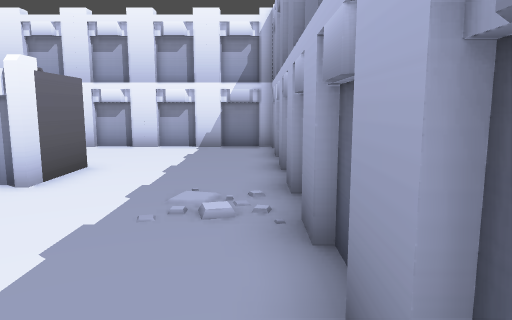
view 1 (above)

21 first-person views from a walk through a level from a Godot 3-D game. The camera is 1.2 m above the floor, tilts 8° down and sees 70° across. The floor is counted in squares, 1 m on a side. Each view is taken from the middle of a square. On the plan, view 1 faces up. The plan holds only what a view shows up to about 15 squares ahead; the rest is blank. The place goes on beyond the plan.

view 2
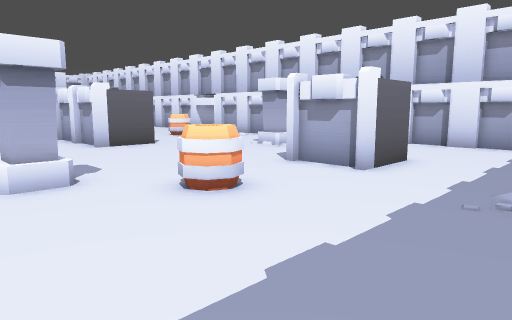

view 3
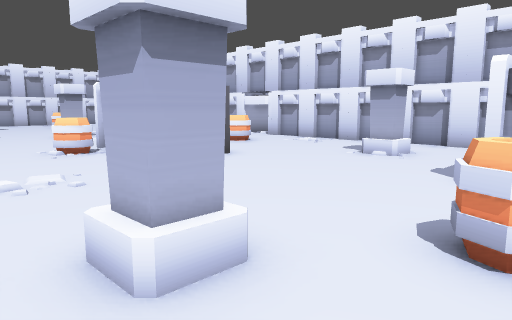

view 4
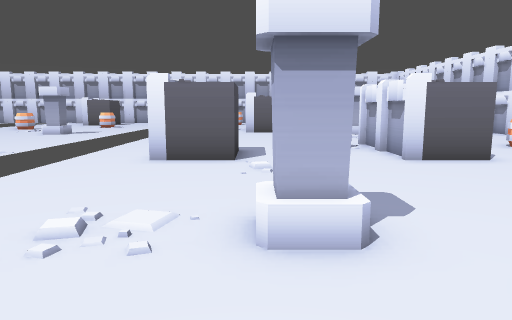

view 5
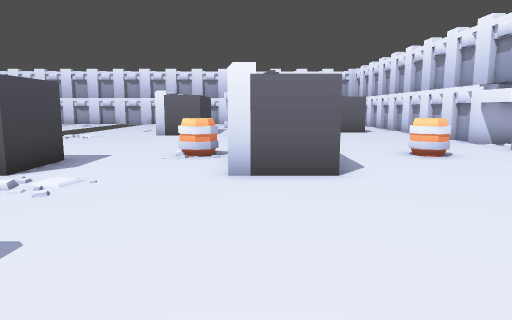

view 6
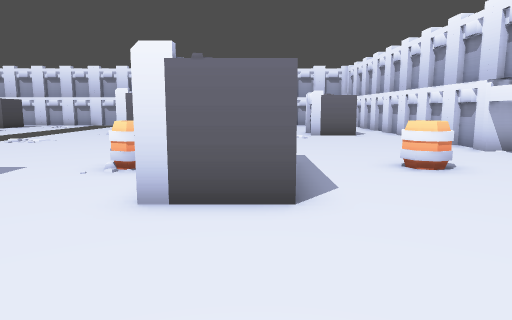

view 7
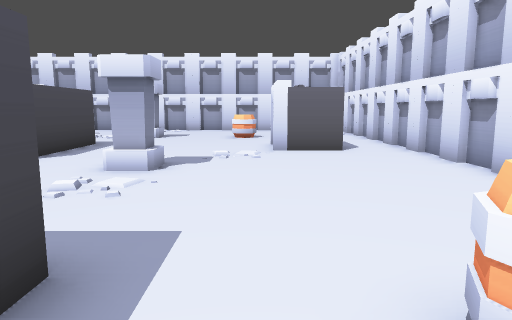

view 8
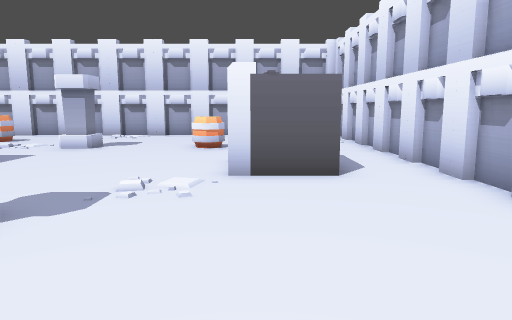

view 9
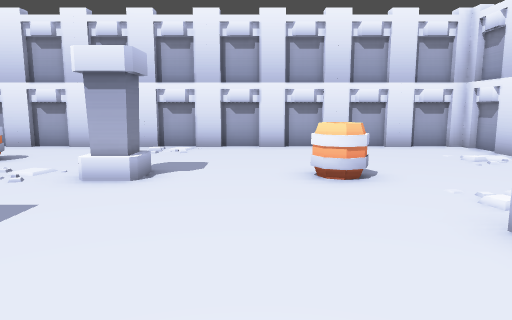

view 10
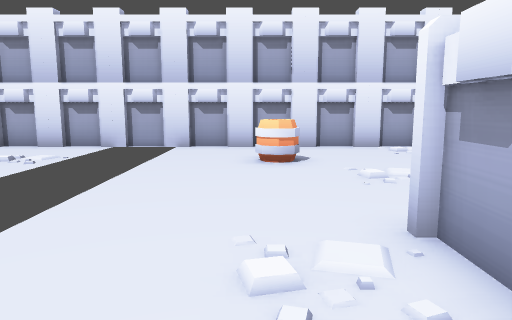

view 11
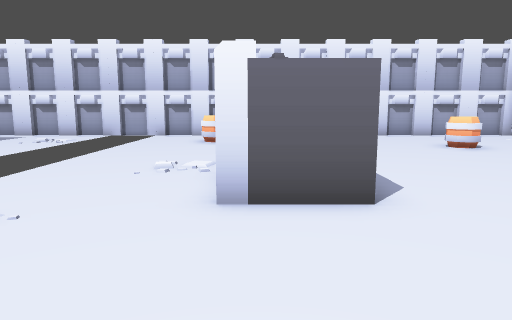

view 12
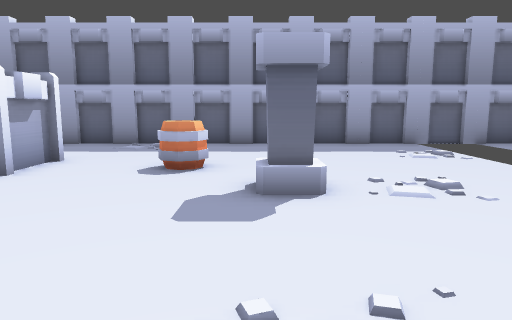

view 13
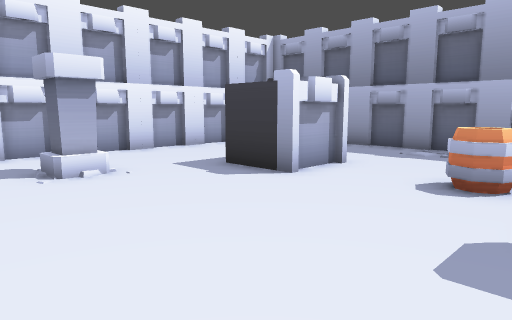

view 14
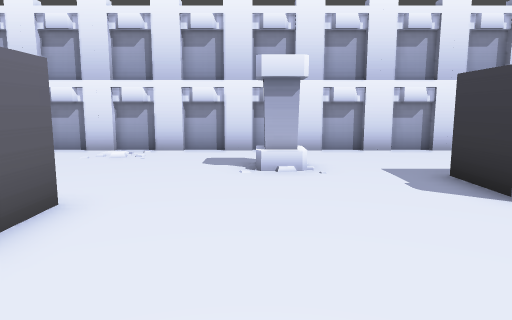

view 15
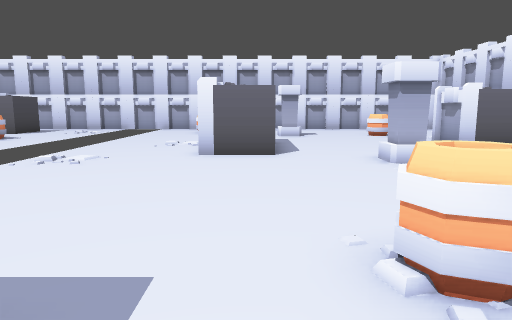

view 16
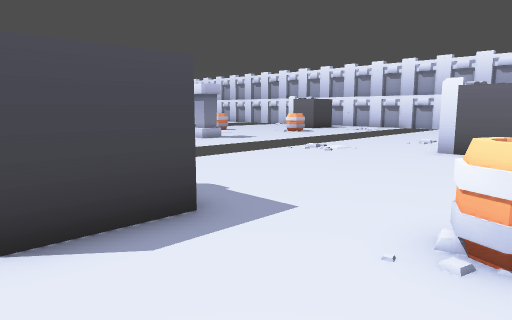

view 17
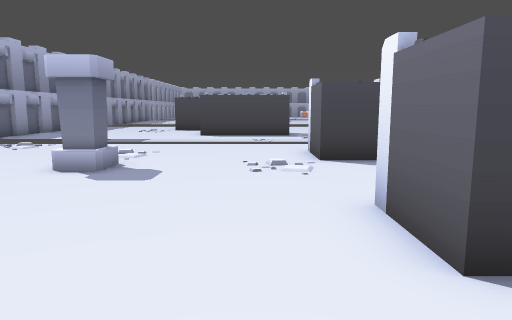

view 18
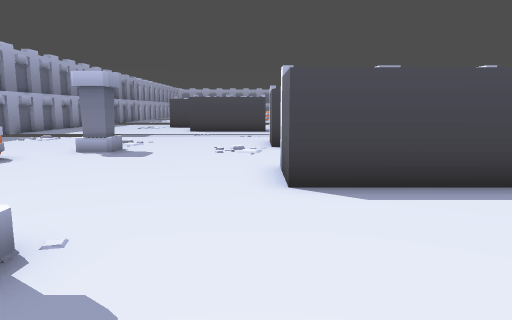

view 19
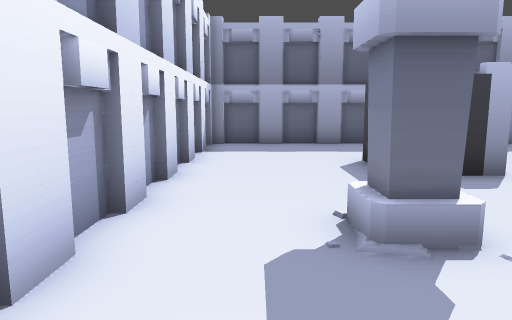

view 20
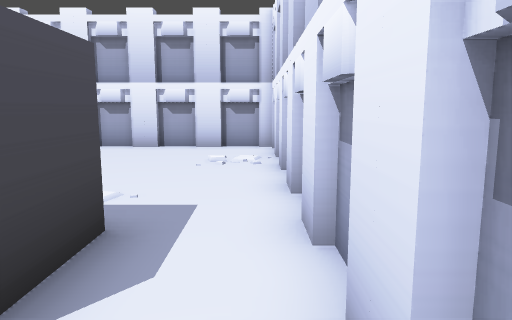

view 21
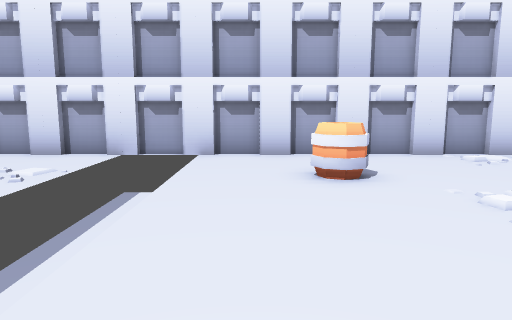

### Floor plan
Points are (right, up) in squares from view 1. A wall is a line through its corners. A room is listed if a view was taken in it or the views show most of it. See-through windows are left out.
Room 1 (views 1, 2, 3, 4, 5, 6, 7, 8, 9, 10, 11, 12, 13, 14, 15, 16, 17, 18, 19, 20, 21)
walls: (-14.2, 3.7) (-15.4, 3.7); (-15.5, 5.5) (-11.5, 5.5) (-11.5, 3.5) (-15.5, 3.5); (-13.6, -0.5) (-11.5, -0.5) (-11.5, -2.5); (-21.5, 1.6) (-21.5, -0.5); (-11.9, 3.7) (-13.4, 3.7); (-24.1, -0.5) (-24.9, -0.5); (-24.2, -0.3) (-25.4, -0.3); (-25.5, 1.5) (-22.1, 1.5); (-23.9, 7.7) (-25.4, 7.7); (-18, 11.7) (-19.1, 11.7); (-23.5, 9.6) (-23.5, 7.5) (-25.5, 7.5); (-20, 11.7) (-21.1, 11.7); (-13.9, 11.7) (-15, 11.7); (-22.1, 11.7) (-23.1, 11.7); (-11.9, 11.7) (-13.1, 11.7); (-25.5, 9.5) (-24, 9.5); (-5.5, 5.4) (-5.5, 7.5); (-9.9, 11.7) (-11.1, 11.7); (-24.2, 11.7) (-25.1, 11.7); (-7.9, 11.7) (-9.1, 11.7); (-4.1, 5.5) (-4.9, 5.5); (-26.4, 11.7) (-27.1, 11.7); (-3.5, 7.6) (-3.5, 5.7) (-5.4, 5.7); (-5.9, 11.7) (-7.1, 11.7); (-28.5, 11.7) (-29.1, 11.7); (-3.9, 11.7) (-5.1, 11.7); (-30.6, 11.7) (-31.1, 11.7); (-33.7, 1.1) (-33.7, -0.1); (-33.7, 3.1) (-33.7, 1.9); (-33.7, -0.9) (-33.7, -2.1); (-33.7, 5.1) (-33.7, 3.9); (-33.7, -2.9) (-33.7, -4.1); (-33.7, 7.1) (-33.7, 5.9); (0.5, 0.6) (0.5, 11.5) (-33.5, 11.5) (-33.5, -7.5); (0.7, 1.9) (0.7, 3.1); (0.7, 0.6) (0.7, 1.1); (0.7, 3.9) (0.7, 5.1); (-32, 11.7) (-33.1, 11.7); (-1.9, 11.7) (-3.1, 11.7); (-33.7, -4.9) (-33.7, -6.1); (0.7, 5.9) (0.7, 7.1); (-33.7, 9.1) (-33.7, 7.9); (0.7, -2.1) (0.7, -1); (0.7, 7.9) (0.7, 9.1); (0.7, -4.1) (0.7, -2.9); (-33.7, 11.1) (-33.7, 9.9); (0.7, 9.9) (0.7, 11.1); (0.7, -6.1) (0.7, -5); (0.1, 11.7) (-1.1, 11.7); (0.5, -7.5) (0.5, -1)
objects: barrel (-31, -2) to (-30, -1); column (-29, 2) to (-28, 3); barrel (-29, 6) to (-28, 7); column (-21, 4) to (-20, 5); barrel (-15, 2) to (-14, 3); barrel (-15, 8) to (-14, 9); column (-9, 8) to (-8, 9); column (-7, 0) to (-6, 1); barrel (-5, 2) to (-4, 3)

Where each view was taken, in squares from view 1:
view 1: 0 up, 0 right, facing up
view 2: 1 down, 0 right, facing up-left
view 3: 1 down, 4 left, facing up-left
view 4: 0 up, 3 left, facing left
view 5: 4 up, 5 left, facing left
view 6: 5 up, 7 left, facing left
view 7: 7 up, 13 left, facing left
view 8: 8 up, 17 left, facing left
view 9: 5 up, 22 left, facing left
view 10: 2 down, 22 left, facing left
view 11: 0 up, 17 left, facing left
view 12: 1 up, 12 left, facing right
view 13: 1 up, 11 left, facing up-right
view 14: 1 up, 9 left, facing up
view 15: 1 up, 12 left, facing left
view 16: 3 up, 11 left, facing down-left
view 17: 8 up, 10 left, facing down
view 18: 11 up, 11 left, facing down
view 19: 10 up, 12 left, facing right
view 20: 11 up, 22 left, facing left
view 21: 3 down, 24 left, facing left
